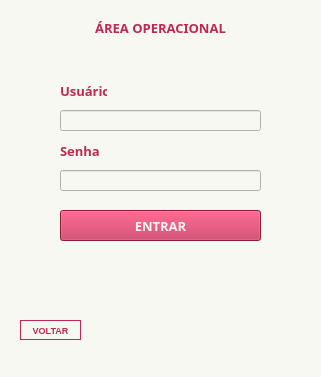
<?xml version="1.0" encoding="UTF-8"?>
<ui version="4.0">
 <class>MainWindow</class>
 <widget class="QMainWindow" name="MainWindow">
  <property name="geometry">
   <rect>
    <x>0</x>
    <y>0</y>
    <width>321</width>
    <height>377</height>
   </rect>
  </property>
  <property name="minimumSize">
   <size>
    <width>321</width>
    <height>377</height>
   </size>
  </property>
  <property name="maximumSize">
   <size>
    <width>321</width>
    <height>377</height>
   </size>
  </property>
  <property name="windowTitle">
   <string>Login</string>
  </property>
  <property name="windowIcon">
   <iconset>
    <normaloff>imagens/login icone.png</normaloff>imagens/login icone.png</iconset>
  </property>
  <property name="styleSheet">
   <string notr="true">background-color : #F7F8F2;;</string>
  </property>
  <widget class="QWidget" name="centralwidget">
   <widget class="QLabel" name="label">
    <property name="geometry">
     <rect>
      <x>90</x>
      <y>20</y>
      <width>141</width>
      <height>16</height>
     </rect>
    </property>
    <property name="font">
     <font>
      <family>Calisto MT</family>
      <pointsize>10</pointsize>
      <weight>75</weight>
      <bold>true</bold>
     </font>
    </property>
    <property name="styleSheet">
     <string notr="true">color : #C0284F;</string>
    </property>
    <property name="text">
     <string notr="true">ÁREA OPERACIONAL</string>
    </property>
    <property name="alignment">
     <set>Qt::AlignCenter</set>
    </property>
   </widget>
   <widget class="QLineEdit" name="edtUsuarioFunc">
    <property name="geometry">
     <rect>
      <x>60</x>
      <y>110</y>
      <width>201</width>
      <height>21</height>
     </rect>
    </property>
   </widget>
   <widget class="QLabel" name="label_2">
    <property name="geometry">
     <rect>
      <x>60</x>
      <y>80</y>
      <width>47</width>
      <height>21</height>
     </rect>
    </property>
    <property name="font">
     <font>
      <family>Calisto MT</family>
      <pointsize>10</pointsize>
      <weight>75</weight>
      <bold>true</bold>
     </font>
    </property>
    <property name="styleSheet">
     <string notr="true">color:#C0284F</string>
    </property>
    <property name="text">
     <string>Usuário</string>
    </property>
   </widget>
   <widget class="QLineEdit" name="edtSenhaFunc">
    <property name="geometry">
     <rect>
      <x>60</x>
      <y>170</y>
      <width>201</width>
      <height>21</height>
     </rect>
    </property>
    <property name="echoMode">
     <enum>QLineEdit::Password</enum>
    </property>
   </widget>
   <widget class="QLabel" name="label_3">
    <property name="geometry">
     <rect>
      <x>60</x>
      <y>140</y>
      <width>47</width>
      <height>21</height>
     </rect>
    </property>
    <property name="font">
     <font>
      <family>Calisto MT</family>
      <pointsize>10</pointsize>
      <weight>75</weight>
      <bold>true</bold>
     </font>
    </property>
    <property name="styleSheet">
     <string notr="true">color:#C0284F</string>
    </property>
    <property name="text">
     <string>Senha</string>
    </property>
   </widget>
   <widget class="QPushButton" name="btnEntrar">
    <property name="geometry">
     <rect>
      <x>60</x>
      <y>210</y>
      <width>201</width>
      <height>31</height>
     </rect>
    </property>
    <property name="font">
     <font>
      <family>Calisto MT</family>
      <pointsize>10</pointsize>
      <weight>75</weight>
      <bold>true</bold>
     </font>
    </property>
    <property name="styleSheet">
     <string notr="true">background-color: #C0284F;
color: rgb(247, 248, 242)</string>
    </property>
    <property name="text">
     <string>ENTRAR</string>
    </property>
   </widget>
   <widget class="QPushButton" name="btnVoltar">
    <property name="geometry">
     <rect>
      <x>20</x>
      <y>320</y>
      <width>61</width>
      <height>20</height>
     </rect>
    </property>
    <property name="font">
     <font>
      <pointsize>7</pointsize>
      <weight>75</weight>
      <bold>true</bold>
     </font>
    </property>
    <property name="styleSheet">
     <string notr="true">background-color: #F7F8F2;
border-width: 1px;
border-style: solid;
border-color: #C0284F; 
color : #C0284F;</string>
    </property>
    <property name="text">
     <string>VOLTAR</string>
    </property>
   </widget>
  </widget>
  <widget class="QStatusBar" name="statusbar"/>
 </widget>
 <resources/>
 <connections/>
</ui>
